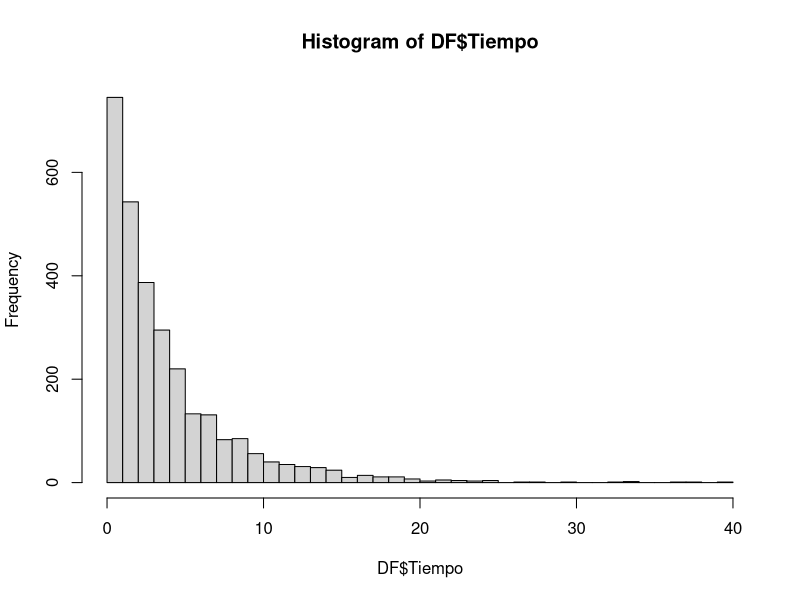
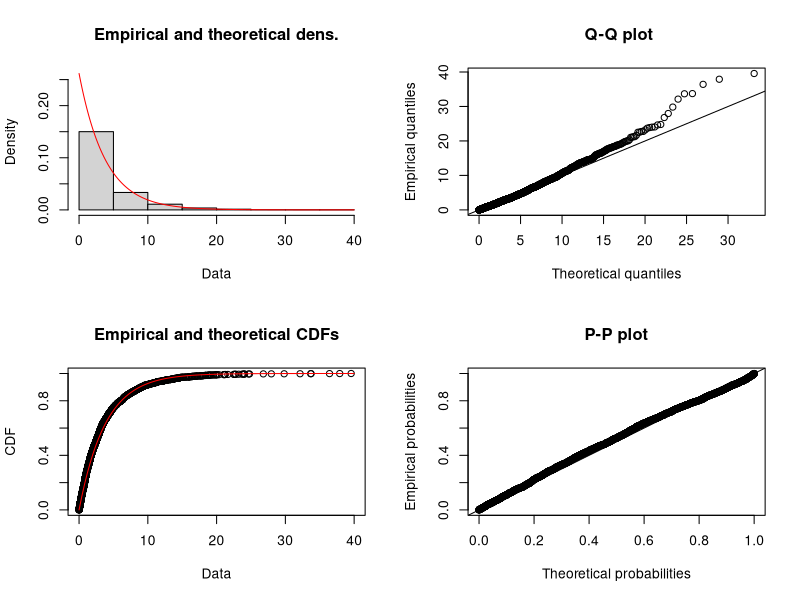
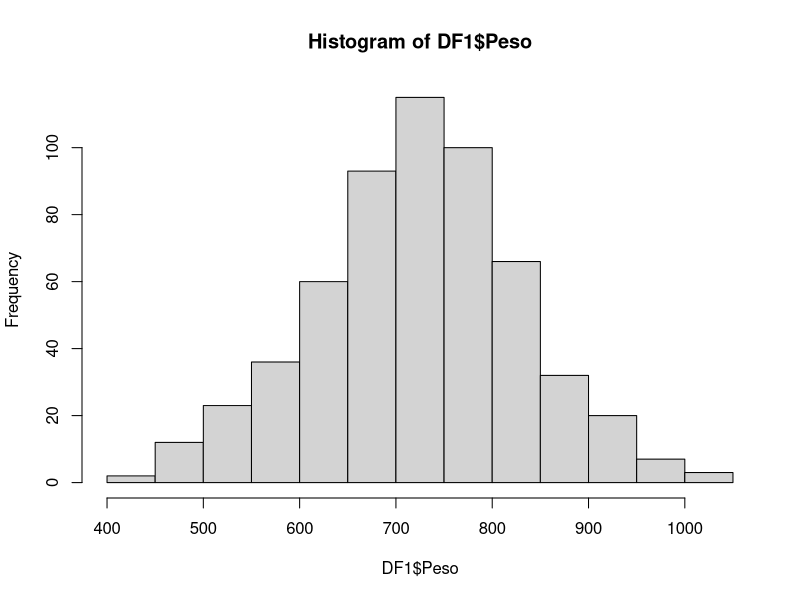
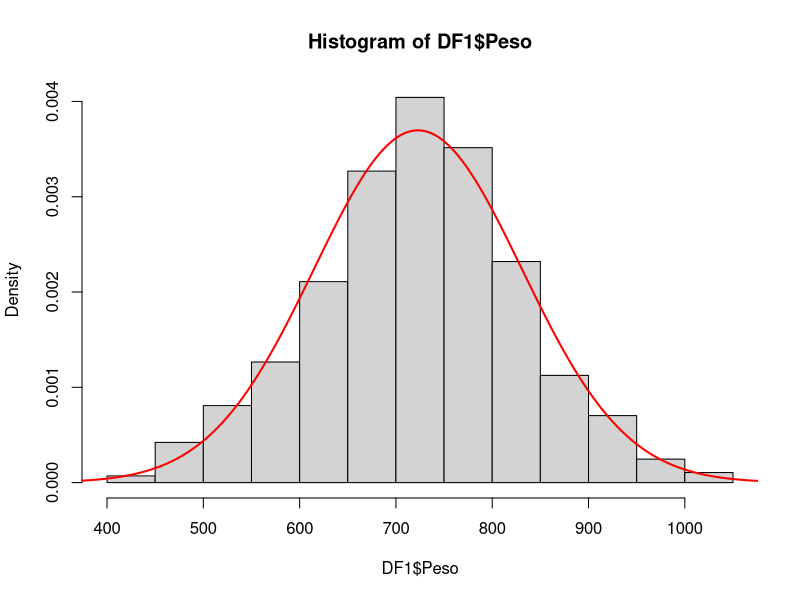
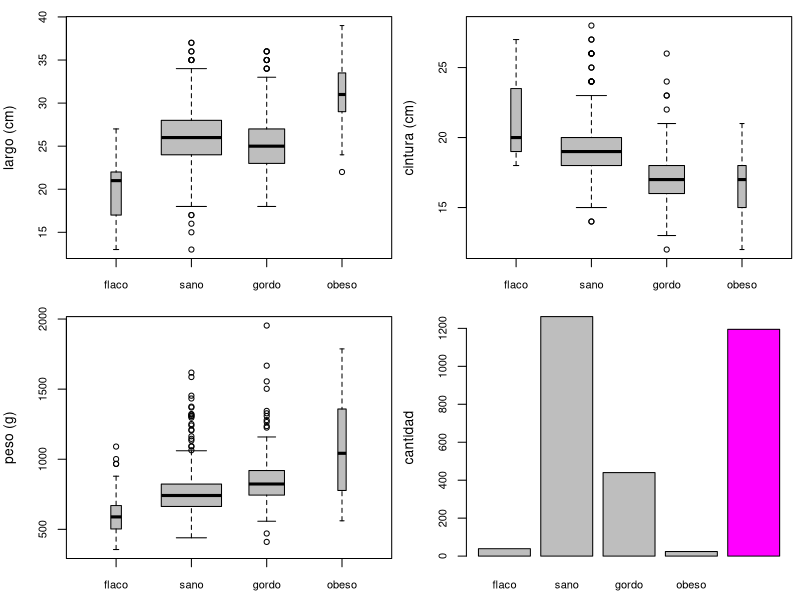

Write R code to recreate these figures, in order.
## ---- chunk 1
install.packages("fitdistrplus")
## ---- chunk 2
library(readr)
library(dplyr)
library(fitdistrplus)

r <- function(x){
  return (round(x, digits = 2))
}
## ---- chunk 3
DF <- read_csv("CuyX.csv")
## ---- chunk 4
ncol(DF) #cantidad de variables
nrow(DF) #cantidad de filas u observaciones
## ---- chunk 5
DF
## ---- chunk 6
Prob<-table(DF$Raza)/nrow(DF)
r(Prob)
## ---- chunk 7
P_A<- sum(DF$Raza == "híbrido")/nrow(DF)
r(P_A)
## ---- chunk 8
P_A <- mean(DF$Raza == "híbrido")
r(P_A)
## ---- chunk 9
P_B<- sum(DF$Raza == "abisinio")/nrow(DF)
r(P_B)
## ---- chunk 10
# Unión y intersección de eventos (A ∪ B y A ∩ B)
P_A_union_B <- P_A + P_B - (sum(DF$Raza == "híbrido" & DF$Raza == "abisinio") / nrow(DF))
r(P_A_union_B)
#P_A_inter_B <- sum(DF$Raza == "andino" & DF$Raza == "peruano") / nrow(DF)
## ---- chunk 11
P_a_b<-sum(DF$Raza == "híbrido" | DF$Raza == "abisinio")/ nrow(DF)
r(P_a_b)
## ---- chunk 12
P_C <- sum(DF$Raza =="abisinio" | DF$Raza !="peruano")/nrow(DF)
r(P_C)
## ---- chunk 13
#P(A∩C)
P_A_inter_C <- sum(DF$Raza == "híbrido" & (DF$Raza == "abisinio" | DF$Raza != "peruano")) / nrow(DF)
## ---- chunk 14
#P(AUC)
P_A_union_C <- P_A + P_C - P_A_inter_C
r(P_A_union_C)
## ---- chunk 15
P_au_c<-sum(DF$Raza == "híbrido" | DF$Raza =="abisinio" | DF$Raza !="peruano")/ nrow(DF)
r(P_au_c)
## ---- chunk 16
#hallando P(D)
P_D <- sum(DF$Raza != "peruano" & DF$Raza != "andino") / nrow(DF)
P_D
## ---- chunk 17
#hallando P(C∩D)
P_C_inter_D <- sum((DF$Raza == "abisinio" | DF$Raza != "peruano") & (DF$Raza != "peruano" & DF$Raza != "andino")) / nrow(DF)
P_C_inter_D
## ---- chunk 18
#hallando P(D∣C)
P_D_given_C <- P_C_inter_D / P_C
r(P_D_given_C)
## ---- chunk 19
#Probabilidades
P_G <- sum(DF$Color == 'marrón' | DF$Color == 'tricolor' | DF$Color == 'pintado')/nrow(DF)
r(P_G)
## ---- chunk 20
P_H <-sum(DF$Color == 'negro' | DF$Color == 'tricolor')/nrow(DF)
r(P_H)
## ---- chunk 21
P_K <- sum(DF$Color == 'blanco' | DF$Color == 'tricolor' | DF$Color == 'pintado')/nrow(DF)
r(P_K)
## ---- chunk 22
P_L <- sum(DF$Color == 'tricolor' | DF$Color == 'pintado')/nrow(DF)
r(P_L)
## ---- chunk 23
DF$Marron <- (DF$Color == 'marrón' | DF$Color == 'tricolor' | DF$Color == 'pintado')
DF$Negro <- (DF$Color == 'negro' | DF$Color == 'tricolor')
DF$Blanco <- (DF$Color == 'blanco' | DF$Color == 'tricolor' | DF$Color == 'pintado')
DF$Multicolor <- (DF$Color == 'tricolor' | DF$Color == 'pintado')
## ---- chunk 24
P_H_uniom_L <-sum(DF$Multicolor | DF$Negro)/nrow(DF)
r(P_H_uniom_L)
## ---- chunk 25
P_Ω_menos_L<-1-sum(DF$Multicolor)/nrow(DF)
r(P_Ω_menos_L)
## ---- chunk 26
P_E<- sum((DF$Marron | DF$Blanco) & (!DF$Negro))/nrow(DF)
r(P_E)
## ---- chunk 27
P_F<-sum(DF$Multicolor & (DF$Marron | DF$Negro | DF$Blanco))/sum((DF$Marron | DF$Negro | DF$Blanco))
r(P_F)
## ---- chunk 28
p_peruano <- sum(DF$Raza == 'peruano')/nrow(DF)
r(p_peruano)

#Otraforma
1462/2960
## ---- chunk 29
# Promedio o valor esperado
r(6/p_peruano)
## ---- chunk 30
p_peruano_dado_blanco <- sum(DF$Color == 'blanco' & DF$Raza == 'peruano')/sum(DF$Color == 'blanco')
#blanco intersecc peruano / blanco
r(p_peruano_dado_blanco)
## ---- chunk 31
# valor esperado
6/p_peruano_dado_blanco
r(6/p_peruano_dado_blanco)
## ---- chunk 32
qnbinom(0.90, prob = p_peruano_dado_blanco, size = 6)

#Clacula el núimero de fracasos esperado antes de alcanzar 6 éxitos
#con probabilidad p_peruano_dado_blanco
#en percentil 900%

"con 90% de confianza, se necesitarán como máximo ese número de intentos para obtener 6 cuyes peruanos blancos."

#Respuesta = 7 + r éxitos , con r=6
7+6

#se calcula el total de intentos, el qnbiom result + éxitos
## ---- chunk 33
qnbinom(0.90, prob = p_peruano, size = 6)

#- Aquí se repite el cálculo, pero usando la probabilidad general de ser peruano (p_peruano), no condicionada al color blanco.


#- El resultado muestra que se necesitan más intentos en promedio (11 fracasos + 6 éxitos = 17 intentos), lo que indica que dentro de los cuyes blancos la proporción de peruanos es mayor y por eso se requieren menos intentos.


#Respuesta = 11 + r éxitos , con r=6
11+6
## ---- chunk 34
hist(DF$Tiempo, breaks = 40)
#muestra la distribución del tiempo
## ---- chunk 35
tiempo_mean <- mean(DF$Tiempo, na.rm = TRUE)
#promedio de tiempos
r(tiempo_mean)
1/tiempo_mean
#distribución exponencial donde la tasa (lambda) es el inverso de la media
r(1/tiempo_mean)
## ---- chunk 36
#library(fitdistrplus)
## ---- chunk 37
#ajusta la distribución exp
fit_exp <- fitdist(DF$Tiempo[!is.na(DF$Tiempo)], "exp")
plot(fit_exp)
#la gráfica muestra como se ajusta la distirbución teorica a los datos obeservados
## ---- chunk 38
#1era forma
pexp(3,1/tiempo_mean, lower.tail = FALSE)
r(pexp(3,1/tiempo_mean, lower.tail = FALSE))
## ---- chunk 39
#2da forma
1-pexp(3,1/tiempo_mean )
r(1-pexp(3,1/tiempo_mean ))
## ---- chunk 40
qexp(0.90, 1/tiempo_mean)
r(qexp(0.90, 1/tiempo_mean))
## ---- chunk 41
#subconjunto con cutes hembras y raza peruano
DF1 <- filter(DF, Sexo == "hembra" & DF$Raza == "peruano")
hist(DF1$Peso, breaks = 20)
## ---- chunk 42
#promedio
media_peso <- mean(DF1$Peso, na.rm=TRUE)
r(media_peso)
## ---- chunk 43
#desviacion estandar
desviacion <- sd(DF1$Peso, na.rm=TRUE)
round(desviacion,2)
## ---- chunk 44
hist(DF1$Peso, breaks = 20, probability = T)
valores_x <- seq(1:2000)
valores_y <- dnorm(1:2000, mean = mean(DF1$Peso, na.rm = TRUE), sd = sd(DF1$Peso, na.rm = TRUE))
lines(valores_x, valores_y, col = "red", lwd = 2)

#grafica de hisitopgrama con densidad (probability = T)
#Se superpone una curva de distribución normal con la misma medias y desviación estardar que los dtoas
## ---- chunk 45
# Probabilidad teórica:
prob_hembra1 <- 1-pnorm(1000, mean(DF1$Peso, na.rm = T), sd(DF1$Peso, na.rm = T))
round(prob_hembra1,2)

#Se calcula la probabilidad de que una hermba peruana pese más de 1000g 1kg bajo el supuesto de normalidad
## ---- chunk 46
peso_hembra <- DF1$Peso # contiene NA

## ---- chunk 47
peso_hembra <- peso_hembra[!is.na(peso_hembra)] # no contiene NA
## ---- chunk 48
# Probabilidad empírica:
prob_hembra2 <- sum(peso_hembra > 1000)/length(peso_hembra)
round(prob_hembra2,2)
#- Este valor es la probabilidad empírica, basada en los datos observados.
## ---- chunk 49
DF$Talla<-factor(DF$Talla, levels=c("flaco","sano","gordo","obeso"), ordered = TRUE)
#Se convierte la columna Talla en un factor odernado con niveeles flaco < sano < gordo < obeso
## ---- chunk 50
#DF$Talla <- addNA(DF$Talla)
op <- par(mfrow = c(2,2))
par(mar = c(2.5,4,1,0.5))
colores <- c(rep("gray", 4), "magenta")
boxplot(DF$Largo ~ DF$Talla, varwidth = TRUE
        , cex.axis = 0.8, xlab = "Talla"
        , ylab = "largo (cm)", col = colores
        )
#compara el largo por talla
boxplot(DF$Cintura ~ DF$Talla, varwidth = TRUE
        , cex.axis = 0.8, xlab = "Talla"
        , ylab = "cintura (cm)", col = colores
        )
#compara la cintura por talla
boxplot(DF$Peso ~ DF$Talla, varwidth = TRUE
        , cex.axis = 0.8, xlab = "Talla"
        , ylab = "peso (g)", col = colores
        )
#....
barplot(table(DF$Talla, useNA = "ifany"), cex.axis = 0.8
        , xlab = "Talla", ylab = "cantidad"
        , col = colores, cex.names = 0.8
        )
#muestra la frecuencia de cada categoria de talla, incliyendo los casos donde falta, o sea NA
par(op)
